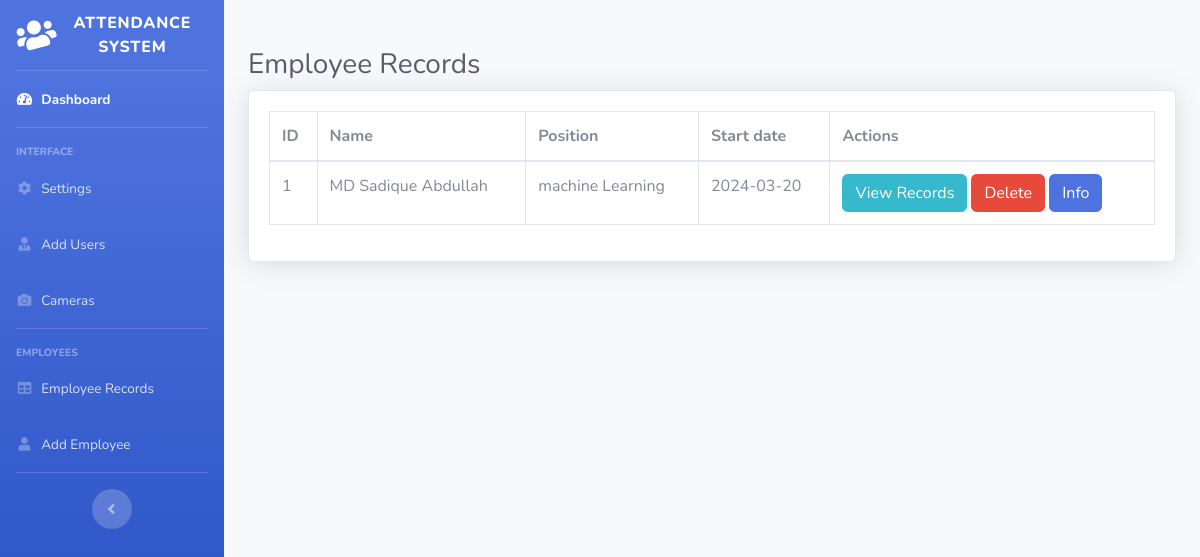
Before: /tables (signed in) with the older database file.
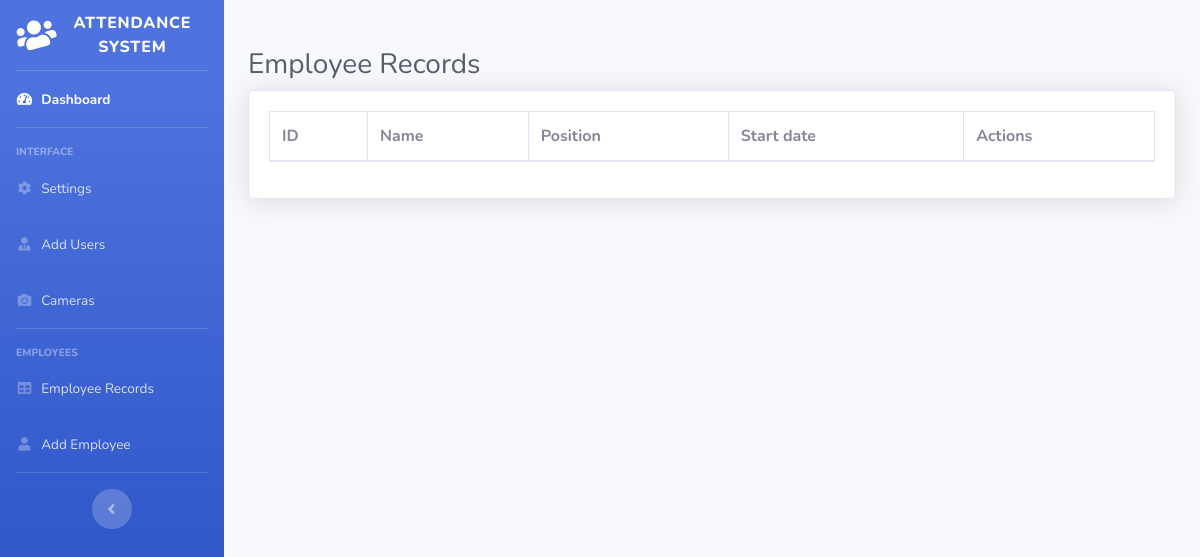
After: the same page with the newer database file.
### app.py (models this page shows)
class Employee(db.Model):
    id = db.Column(db.Integer, primary_key=True)
    name = db.Column(db.String(100), nullable=False)
    position = db.Column(db.String(100))
    image_path = db.Column(db.String(300))
    start_date = db.Column(db.Date)
    username = db.Column(db.String(120), unique=True, nullable=True)

### app.py (the view)
@app.route("/tables",methods=["GET"])
@login_required
def tables():
    employees = Employee.query.all()
    return render_template("tables.html",employees=employees)

### app.py (called while the page is built)
def login_required(f):
    @wraps(f)
    def decorated_function(*args, **kwargs):
        if 'logged_in' not in session:
            flash('Please login to view this page.', 'danger')
            return redirect(url_for('login', next=request.url))
        return f(*args, **kwargs)
    return decorated_function

### templates/tables.html (shortened to what this page needs)
{% include 'navbar.html' %}
            <div class="container-fluid">
                <br/><br/>
                <h1 class="h3 mb-2 text-gray-800">Employee Records</h1>
                <div class="card shadow mb-4">
                  <div class="card-body">
                    <div class="table-responsive">
                      <table class="table table-bordered" id="dataTable" width="100%" cellspacing="0">
                        <thead>
                          <tr>
                            <th>ID</th>
                            <th>Name</th>
                            <th>Position</th>
                            <th>Start date</th>
                            <th>Actions</th>
                          </tr>
                        </thead>
                        <tbody>
                          {% for employee in employees %}
                          <tr>
                            <td>{{ employee.id }}</td>
                            <td>{{ employee.name }}</td>
                            <td>{{ employee.position }}</td>
                            <td>{{ employee.start_date }}</td>
                            <td>
                              <button type="button" class="btn btn-info" onclick="viewRecords('{{ employee.id }}')">View Records</button>
                              <button type="button" class="btn btn-danger" onclick="deleteRecord('{{ employee.id }}')">Delete</button>
                              <button type="button" class="btn btn-primary dark" onclick="viewInfo('{{ employee.username }}')">Info</button>
                            </td>
                          </tr>
                          {% endfor %}
                        </tbody>
                      </table>
                    </div>
                  </div>
                </div>
              </div>
</body>
</html>

Changed rows visible on the page:
removed Employee: id "1", name "MD Sadique Abdullah", position "machine Learning", start_date "2024-03-20"
